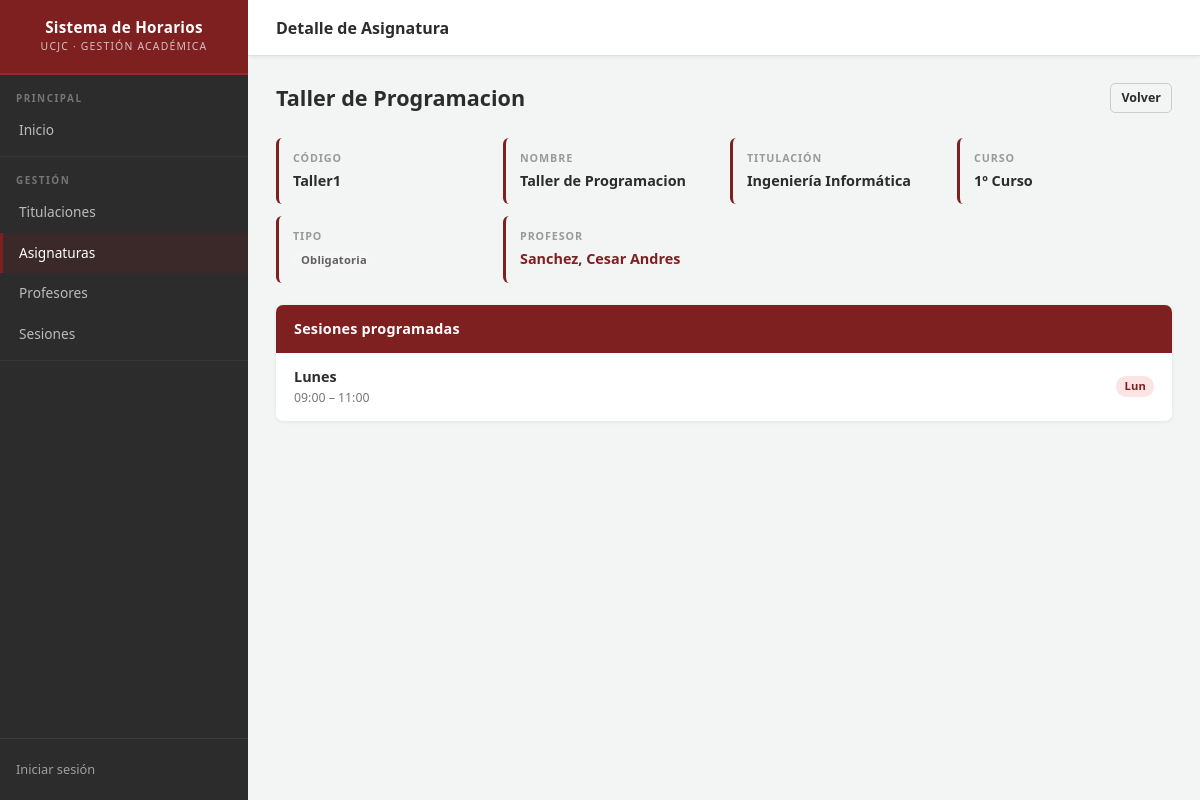
The page /horarios/asignatura/3 on the database its author committed.
### horarios/models.py (models this page shows, shortened)
class Asignatura(models.Model):
    CURSOS = [
        (1, '1º Curso'),
        (2, '2º Curso'),
        (3, '3º Curso'),
        (4, '4º Curso'),
        (5, '5º Curso'),
    ]
    nombre = models.CharField(max_length=200)
    codigo = models.CharField(max_length=20, unique=True)
    titulacion = models.ForeignKey(
        Titulacion,
        on_delete=models.PROTECT,
        related_name='asignaturas',
        verbose_name='Titulación',
    )
    curso = models.IntegerField(choices=CURSOS)
    es_electiva = models.BooleanField(
        default=False,
        verbose_name='Es electiva',
        help_text='Las asignaturas electivas pueden compartir franja horaria con otras electivas del mismo curso.',
    )
    profesor = models.ForeignKey(
        Profesor,
        on_delete=models.SET_NULL,
        null=True,
        blank=True,
        related_name='asignaturas',
    )
    sesiones = models.ManyToManyField(Sesion, blank=True)

class Titulacion(models.Model):
    codigo = models.CharField(max_length=10, unique=True, verbose_name='Código')
    nombre = models.CharField(max_length=200, verbose_name='Nombre')
    class Meta:
        ordering = ['nombre']
        verbose_name = 'Titulación'
        verbose_name_plural = 'Titulaciones'

class Profesor(models.Model):
    nombre = models.CharField(max_length=100)
    apellidos = models.CharField(max_length=100)
    email = models.EmailField(blank=True, null=True)
    def __str__(self):
        return f"{self.apellidos}, {self.nombre}"
    def get_absolute_url(self):
        return reverse('profesor-detail', args=[str(self.id)])

class Sesion(models.Model):
    DIAS_SEMANA = [
        ('LUN', 'Lunes'),
        ('MAR', 'Martes'),
        ('MIE', 'Miércoles'),
        ('JUE', 'Jueves'),
        ('VIE', 'Viernes'),
    ]
    dia = models.CharField(max_length=3, choices=DIAS_SEMANA)
    hora_inicio = models.TimeField()
    hora_fin = models.TimeField()
    class Meta:
        ordering = ['dia', 'hora_inicio']

### horarios/views.py (the view)
# urls.py: path('asignatura/<int:pk>', views.AsignaturaDetailView.as_view(), name='asignatura-detail'),
class AsignaturaDetailView(generic.DetailView):
    model = Asignatura

### horarios/templates/horarios/asignatura_detail.html (shortened to what this page needs)
{% extends "base_generic.html" %}
{% block page_title %}Detalle de Asignatura{% endblock %}
{% block content %}
<div class="page-header">
  <h2>{{ asignatura.nombre }}</h2>
  <div style="display: flex; gap: 8px; flex-wrap: wrap;">
    <a href="{% url 'asignaturas' %}" class="btn btn-secondary btn-sm">Volver</a>
  </div>
</div>
<div class="detail-grid">
  <div class="detail-field">
    <div class="field-label">Código</div>
    <div class="field-value">{{ asignatura.codigo }}</div>
  </div>
  <div class="detail-field">
    <div class="field-label">Nombre</div>
    <div class="field-value">{{ asignatura.nombre }}</div>
  </div>
  <div class="detail-field">
    <div class="field-label">Titulación</div>
    <div class="field-value">{{ asignatura.titulacion.nombre }}</div>
  </div>
  <div class="detail-field">
    <div class="field-label">Curso</div>
    <div class="field-value">{{ asignatura.get_curso_display }}</div>
  </div>
  <div class="detail-field">
    <div class="field-label">Tipo</div>
    <div class="field-value">
      {% if asignatura.es_electiva %}
        <span class="badge badge-orange">Electiva</span>
      {% else %}
        <span class="badge badge-gray">Obligatoria</span>
      {% endif %}
    </div>
  </div>
  <div class="detail-field">
    <div class="field-label">Profesor</div>
    <div class="field-value">
      {% if asignatura.profesor %}
        <a href="{{ asignatura.profesor.get_absolute_url }}">{{ asignatura.profesor }}</a>
      {% else %}
        <span style="color: #999;">Sin asignar</span>
      {% endif %}
    </div>
  </div>
</div>
<div class="card">
  <div class="card-header">Sesiones programadas</div>
  {% if asignatura.sesiones.all %}
  <ul class="item-list">
    {% for sesion in asignatura.sesiones.all %}
    <li>
      <div class="item-main">
        <div class="item-title">{{ sesion.get_dia_display }}</div>
        <div class="item-subtitle">{{ sesion.hora_inicio|time:"H:i" }} – {{ sesion.hora_fin|time:"H:i" }}</div>
      </div>
      <span class="badge badge-crimson">{{ sesion.get_dia_display|slice:":3" }}</span>
    </li>
    {% endfor %}
  </ul>
  {% endif %}
</div>
{% endblock %}

### static/css/style.css (style rules this page uses)
:root { --crimson: #7F2020; --crimson-dark: #5a1515; --crimson-light: #a33d3d; --crimson-hover: #6b1a1a; --off-white: #F3F4F4; --charcoal: #2C2C2C; --charcoal-light: #3f3f3f; --white: #ffffff; --border: #e0e0e0; --border-light: #f0f0f0; --text-muted: #777; --sidebar-width: 248px; --topbar-height: 56px; --radius: 7px; --shadow-sm: 0 1px 4px rgba(0,0,0,0.07); --shadow: 0 2px 10px rgba(0,0,0,0.09); }
*, *::before, *::after { box-sizing: border-box; margin: 0; padding: 0; }
html { scroll-behavior: smooth; }
body { font-family: 'Segoe UI', system-ui, -apple-system, BlinkMacSystemFont, sans-serif; background: var(--off-white); color: var(--charcoal); min-height: 100vh; font-size: 15px; line-height: 1.5; }
a { color: var(--crimson); text-decoration: none; }
ul, ol { padding-left: 1.2em; }
.page-header { display: flex; align-items: center; justify-content: space-between; margin-bottom: 24px; flex-wrap: wrap; gap: 12px; }
.page-header h2 { font-size: 1.35rem; font-weight: 700; color: var(--charcoal); }
.card { background: white; border-radius: var(--radius); box-shadow: var(--shadow-sm); overflow: hidden; margin-bottom: 8px; }
.card-header { background: var(--crimson); color: white; padding: 13px 18px; font-weight: 700; font-size: 0.9rem; display: flex; align-items: center; justify-content: space-between; letter-spacing: 0.2px; }
.btn { display: inline-flex; align-items: center; gap: 5px; padding: 8px 16px; border-radius: 5px; font-size: 0.85rem; font-weight: 600; cursor: pointer; border: none; text-decoration: none; transition: all 0.18s; line-height: 1.4; white-space: nowrap; }
.btn-secondary { background: var(--off-white); color: var(--charcoal); border: 1px solid #ccc; }
.btn-sm { padding: 5px 10px; font-size: 0.78rem; }
.item-list { list-style: none; padding: 0; }
.item-list li { display: flex; align-items: center; justify-content: space-between; padding: 13px 18px; border-bottom: 1px solid var(--border-light); gap: 12px; transition: background 0.12s; }
.item-list li:last-child { border-bottom: none; }
.item-main { flex: 1; min-width: 0; }
.item-title { font-weight: 600; color: var(--charcoal); font-size: 0.9rem; margin-bottom: 2px; overflow: hidden; text-overflow: ellipsis; white-space: nowrap; }
.item-subtitle { font-size: 0.77rem; color: var(--text-muted); overflow: hidden; text-overflow: ellipsis; white-space: nowrap; }
.badge { display: inline-block; padding: 2px 8px; border-radius: 10px; font-size: 0.7rem; font-weight: 700; letter-spacing: 0.2px; white-space: nowrap; }
.badge-crimson { background: #fce4e4; color: var(--crimson); }
.badge-gray { background: #f5f5f5; color: #616161; }
.detail-grid { display: grid; grid-template-columns: repeat(auto-fit, minmax(200px, 1fr)); gap: 12px; margin-bottom: 22px; }
.detail-field { background: var(--off-white); border-radius: 6px; padding: 12px 14px; border-left: 3px solid var(--crimson); }
.detail-field .field-label { font-size: 0.67rem; text-transform: uppercase; letter-spacing: 0.9px; color: #999; margin-bottom: 4px; font-weight: 600; }
.detail-field .field-value { font-size: 0.9rem; font-weight: 700; color: var(--charcoal); }

### rows shown on the page
Asignatura: nombre "Taller de Programacion", codigo "Taller1", titulacion.nombre "Ingeniería Informática", curso "1º Curso", profesor "Sanchez, Cesar Andres"
Sesion: dia "Lunes", hora_inicio "09:00", hora_fin "11:00", dia "Lun"
